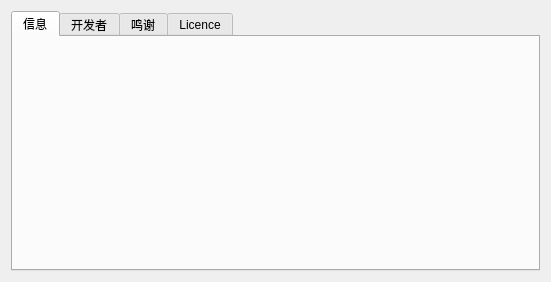
<?xml version="1.0" encoding="UTF-8"?>
<ui version="4.0">
 <class>AboutDialog</class>
 <widget class="QDialog" name="AboutDialog">
  <property name="geometry">
   <rect>
    <x>0</x>
    <y>0</y>
    <width>551</width>
    <height>282</height>
   </rect>
  </property>
  <property name="windowTitle">
   <string>Dialog</string>
  </property>
  <layout class="QVBoxLayout" name="verticalLayout">
   <item>
    <widget class="QTabWidget" name="tabWidget">
     <property name="styleSheet">
      <string notr="true"/>
     </property>
     <property name="tabPosition">
      <enum>QTabWidget::North</enum>
     </property>
     <property name="tabShape">
      <enum>QTabWidget::Rounded</enum>
     </property>
     <property name="currentIndex">
      <number>0</number>
     </property>
     <property name="documentMode">
      <bool>false</bool>
     </property>
     <property name="tabsClosable">
      <bool>false</bool>
     </property>
     <widget class="QWidget" name="tab">
      <attribute name="title">
       <string>信息</string>
      </attribute>
      <layout class="QHBoxLayout" name="horizontalLayout"/>
     </widget>
     <widget class="QWidget" name="tab_3">
      <attribute name="title">
       <string>开发者</string>
      </attribute>
     </widget>
     <widget class="QWidget" name="widget">
      <attribute name="title">
       <string>鸣谢</string>
      </attribute>
     </widget>
     <widget class="QWidget" name="tab_2">
      <attribute name="title">
       <string>Licence</string>
      </attribute>
     </widget>
    </widget>
   </item>
  </layout>
 </widget>
 <resources/>
 <connections/>
</ui>
